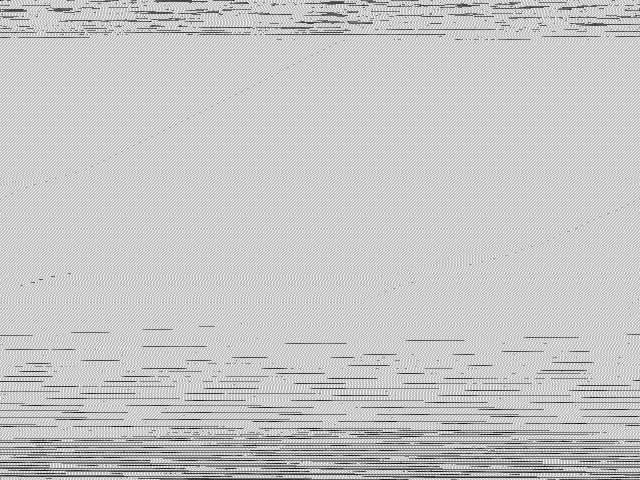
//> input picture computer_vision/conv_from_scratch/toto_pelado_3_raw.pgm, 640 x 480 px
$ ./efeito ../conv_from_scratch/toto_pelado_3_raw.pgm   (built with g++ and OpenCV 4)
//> lines starting //> are read from the running program, lines starting //| are printed output that depends on the picture
// O programa recebe uma imagem, transformada para escala de cinzas e aplica
// uma correção gamma e desenha listas verticais pretas de forma a tentar aplicar um efeito
// visual que dificulta a visualização da imagem original, porém é possivel visualizar se borrar
// a imagem de saída (tentar visualizar com a vista borrada já serve)
#include <cmath>
#include <opencv2/opencv.hpp>
using namespace cv;

#define LINE_WIDTH 5//px

void gammaCorrection(const Mat &img, Mat &out,double gamma)
{
  static Mat lookupTable(1, 256, CV_8U);
  static bool first = true;

  out = img.clone();

  for(int i = 0; i < 256 && first; i++)
    lookupTable.ptr()[i] = saturate_cast<uint8_t>(pow(i/255.0, gamma)*255);
  first = false;

  cv::LUT(img, lookupTable, out);
}

int main(int argc, char** argv){
  Mat img;
  Mat result;

  img = imread(argv[1], CV_LOAD_IMAGE_GRAYSCALE);
//> img is the input picture: 480 rows x 640 cols, CV_8UC1; min 10, max 243, mean 198.2
  if(!img.data)
  {
    std::cerr << "Erro ao carregar imagem!\n";
    return -1;
  }

  gammaCorrection(img, result, 0.05);
//> in gammaCorrection, `cv::LUT(img, lookupTable, out);`:
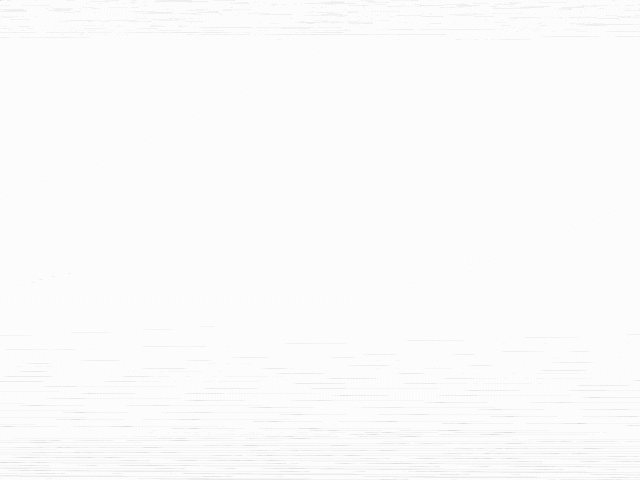
//> out: 480 rows x 640 cols, CV_8UC1; min 217, max 254, mean 251.3

  imshow("Saida", img);
  waitKey(0);

  imshow("Saida", result);
  waitKey(0);

  //pinta faixas pretas com largura de LINE_WIDTH pixels
  //espaçadas de LINE_WIDTH
  for(int y = 0; y < img.rows; y++)
  for(int x = 0; x < img.cols; x++)
  {
    result.at<uint8_t>(y,x) = 0;
    if((x+1)%LINE_WIDTH == 0)x += LINE_WIDTH;
  }
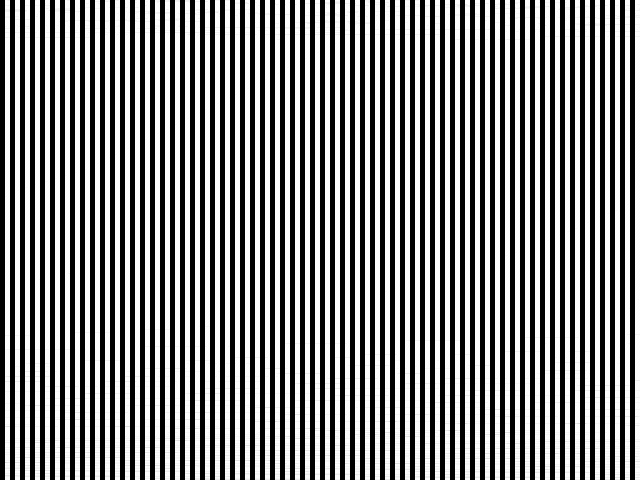
//> result: 480 rows x 640 cols, CV_8UC1; min 0, max 254, mean 125.6

  imshow("Saida", result);
  waitKey(0);

  imwrite("entradaEfeito.png", img);
  imwrite("resultadoEfeito.png", result);
  return 0;
}
